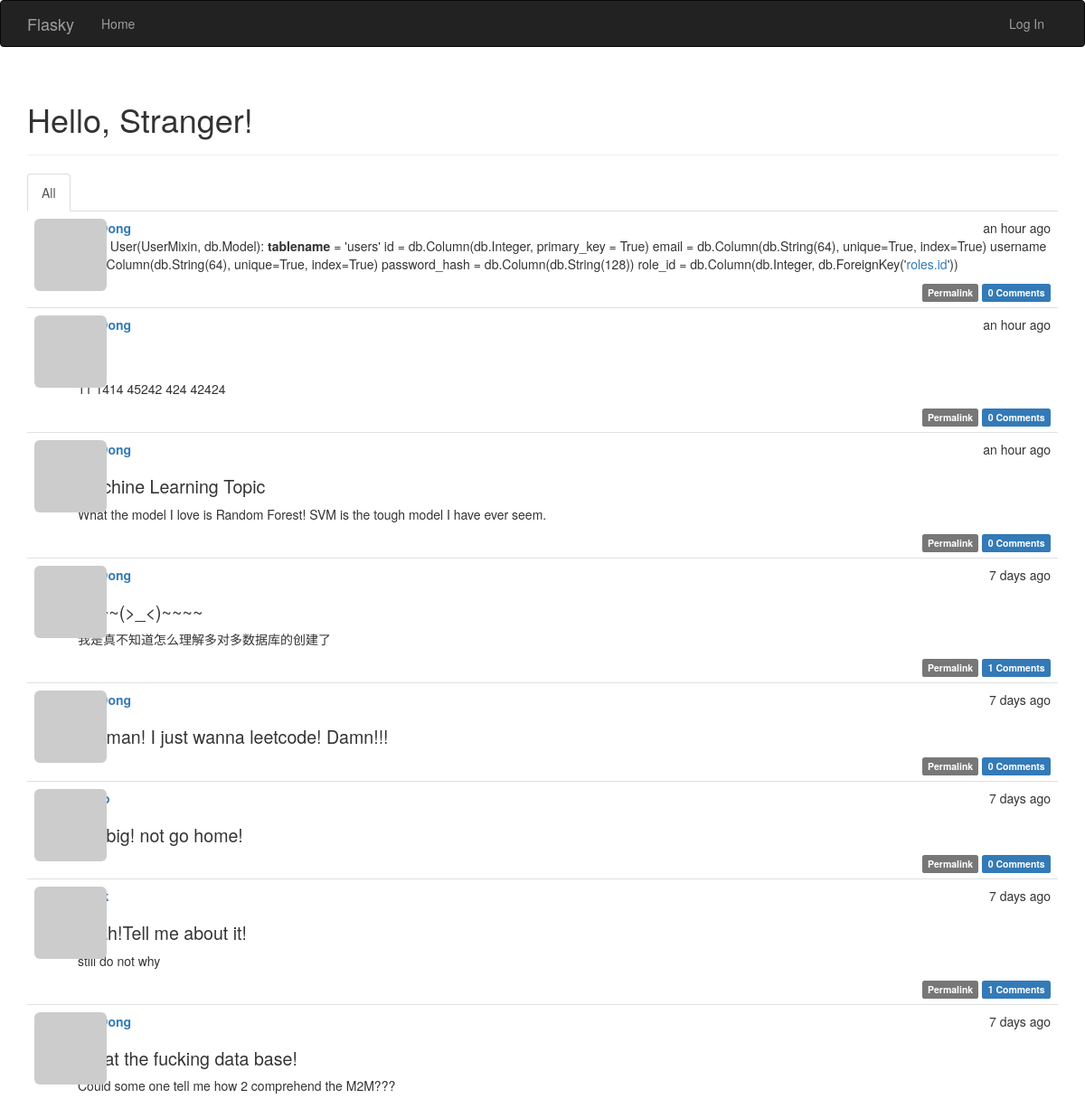
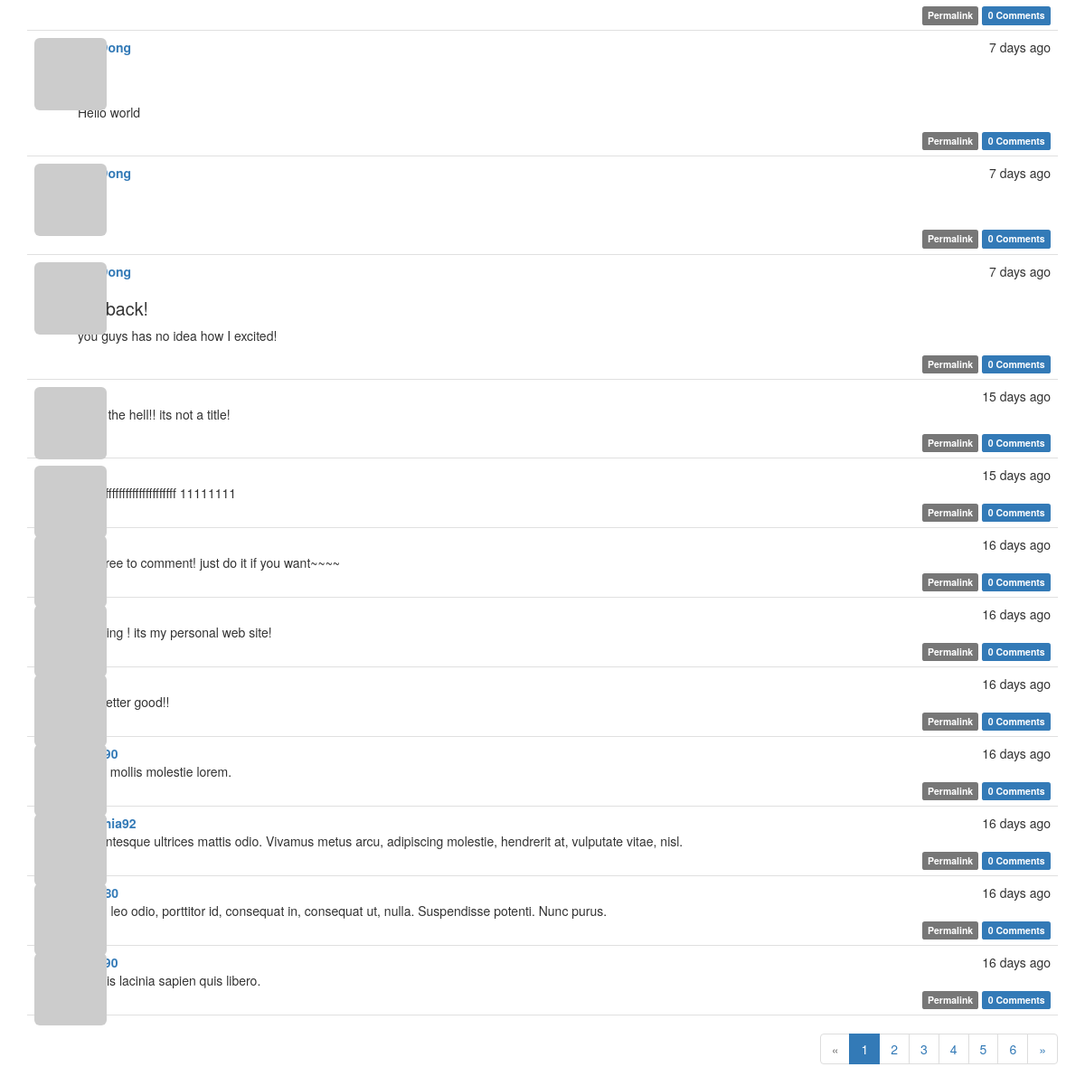
The page / on the database its author committed (2 pictures, top to bottom).
### app/models.py (models this page shows, shortened)
class Post(db.Model):#文章数据
    __tablename__ = 'posts'
    id = db.Column(db.Integer, primary_key=True)
    body = db.Column(db.Text)
    timestamp = db.Column(db.DateTime, index=True, default=datetime.utcnow)
    author_id = db.Column(db.Integer, db.ForeignKey('users.id'))
    body_html = db.Column(db.Text)#转换后的html缓存#Markdown源文本，用于编辑
    comments = db.relationship('Comment', backref='post', lazy='dynamic')

class User(UserMixin,db.Model):
    __tablename__ = 'users'
    id = db.Column(db.Integer, primary_key=True)
    username = db.Column(db.String(64), unique=True, index=True)
    role_id = db.Column(db.Integer, db.ForeignKey('roles.id'))
    email = db.Column(db.String(64), unique=True, index=True)
    password_hash = db.Column(db.String(128))
    confirmed = db.Column(db.Boolean, default=False)#可由confirm()函数决定
    name = db.Column(db.String(64))
    location = db.Column(db.String(64))
    about_me = db.Column(db.Text())#text没有长度限制
    member_since = db.Column(db.DateTime(), default=datetime.utcnow)
    last_seen = db.Column(db.DateTime(), default=datetime.utcnow)#由ping()函数不断刷新
    avatar_hash = db.Column(db.String(32))#储存md5散列值
    posts = db.relationship('Post', backref='author', lazy='dynamic')
    followed = db.relationship('Follow',#没看懂这个是怎么实现的
                               foreign_keys=[Follow.follower_id],
                               backref=db.backref('follower', lazy='joined'),
                               lazy='dynamic',
                               cascade='all, delete-orphan')
    followers = db.relationship('Follow',
                                foreign_keys=[Follow.followed_id],
                                backref=db.backref('followed', lazy='joined'),
                                lazy='dynamic',
                                cascade='all, delete-orphan')
    comments = db.relationship('Comment', backref='author', lazy='dynamic')
    @property
    def password(self):#生成的散列值无法还原密码
        raise AttributeError('password is not a readable attribute')
    def gravatar(self, size=100, default='monsterid', rating='g'):
        url = 'https://secure.gravatar.com/avatar'
        hash = hashlib.md5(self.email.lower().encode('utf-8')).hexdigest()#并不懂为什么要这么写？生成md5散列值？
        return '{url}/{hash}?s={size}&d={default}&r={rating}'.format(
            url=url, hash=hash, size=size, default=default, rating=rating)

### app/main/views.py (the view)
@main.route('/', methods=['GET', 'POST'])
def index():
    form = PostForm()
    if current_user.can(Permission.WRITE) and form.validate_on_submit():
        post = Post(body=form.body.data,
                    author=current_user._get_current_object())#返回真正的用户对象。但是不懂为什么是这个函数？？？
        db.session.add(post)
        db.session.commit()
        return redirect(url_for('.index'))
    page = request.args.get('page', 1, type=int)#获取渲染页数，默认第一页，如果输入类型不是int则返回默认页
    show_followed = False
    if current_user.is_authenticated:
        show_followed = bool(request.cookies.get('show_followed', ''))
    if show_followed:
        query = current_user.followed_posts
    else:
        query = Post.query
    pagination = query.order_by(Post.timestamp.desc()).paginate(#page是必选参数，返回页数
        page, per_page=current_app.config['FLASKY_POSTS_PER_PAGE'],#通过？page=2可以显示第二页
        error_out=False)#False则超出页面是显示空白列表而不是错误
    posts = pagination.items
    return render_template('index.html', form=form, posts=posts,
                           show_followed=show_followed, pagination=pagination)

### app/auth/views.py (called while the page is built)
@auth.before_app_request#调用视图函数前调用，拦截不必要的请求
def before_request():
    if current_user.is_authenticated:
        current_user.ping()#收到用户登录请求时刷新时间
        if not current_user.confirmed \
                and request.endpoint \
                and request.blueprint != 'auth' \
                and request.endpoint != 'static':
            return redirect(url_for('auth.unconfirmed'))

### app/main/__init__.py (called while the page is built)
@main.app_context_processor#全局作用，但是不知道作用是什么
def inject_permissions():
    return dict(Permission=Permission)

### app/models.py (called while the page is built)
    def can(self, permissions):
        return False

    def is_administrator(self):
        return False

### app/templates/index.html (shortened to what this page needs)
{% extends "base.html" %}
{% import "bootstrap/wtf.html" as wtf %}
{% import "_macros.html" as macros %}
{% block page_content %}
<div class="page-header">
    <h1>Hello, {% if current_user.is_authenticated %}{{ current_user.username }}{% else %}Stranger{% endif %}!</h1>
</div>
<div class="post-tabs">
    <ul class="nav nav-tabs">
        <li{% if not show_followed %} class="active"{% endif %}><a href="{{ url_for('.show_all') }}">All</a></li>
    </ul>
    {% include '_posts.html' %}
</div>
{% if pagination %}
<div class="pagination">
    {{ macros.pagination_widget(pagination, '.index') }}
</div>
{% endif %}
{% endblock %}

### app/templates/_posts.html (shortened to what this page needs)
<ul class="posts">
    {% for post in posts %}
    <li class="post">
        <div class="post-thumbnail">
            <a href="{{ url_for('.user', username=post.author.username) }}">
                <img class="img-rounded profile-thumbnail" src="{{ post.author.gravatar(size=40) }}">
            </a>
        </div>
        <div class="post-content">
            <div class="post-date">{{ moment(post.timestamp).fromNow() }}</div>
            <div class="post-author"><a href="{{ url_for('.user', username=post.author.username) }}">{{ post.author.username }}</a></div>
            <div class="post-body">
                {% if post.body_html %}
                    {{ post.body_html | safe }}
                {% else %}
                    {{ post.body }}
                {% endif %}
            </div>
            <div class="post-footer">
                <a href="{{ url_for('.post', id=post.id) }}">
                    <span class="label label-default">Permalink</span>
                </a>
                <a href="{{ url_for('.post', id=post.id) }}#comments">
                    <span class="label label-primary">{{ post.comments.count() }} Comments</span>
                </a>
            </div>
        </div>
    </li>
    {% endfor %}
</ul>

### app/static/styles.css (style rules this page uses)
.profile-thumbnail { position: absolute; }
div.post-tabs { margin-top: 16px; }
ul.posts { list-style-type: none; padding: 0px; margin: 16px 0px 0px 0px; border-top: 1px solid #e0e0e0; }
div.post-tabs ul.posts { margin: 0px; border-top: none; }
ul.posts li.post { padding: 8px; border-bottom: 1px solid #e0e0e0; }
div.post-date { float: right; }
div.post-author { font-weight: bold; }
div.post-thumbnail { position: absolute; }
div.post-content { margin-left: 48px; min-height: 48px; }
div.post-footer { text-align: right; }
div.pagination { width: 100%; text-align: right; padding: 0px; margin: 0px; }
.post-body h1 { font-size: 140%; }

### rows shown on the page
Post: timestamp "an hour ago", body_html "class User(UserMixin, db.Model): tablename = 'users' id = db.Column(db.Integer, primary_key = True) email = db.Column(db.String(64), unique=True, index=True) username = db.Column(db.String(64), unique=True, index=True) password_hash = db.Column(db.String(128)) role_id = db.Column(db.Integer, db.ForeignKey(' roles.id '))", comments.count "0"
Post: timestamp "an hour ago", body_html "11 1414 45242 424 42424", comments.count "0"
Post: timestamp "an hour ago", body_html "Machine Learning Topic What the model I love is Random Forest! SVM is the tough model I have ever seem.", comments.count "0"
Post: timestamp "7 days ago", body_html "~~~~(>_<)~~~~ 我是真不知道怎么理解多对多数据库的创建了", comments.count "1"
Post: timestamp "7 days ago", body_html "Oh man! I just wanna leetcode! Damn!!!", comments.count "0"
Post: timestamp "7 days ago", body_html "Go big! not go home!", comments.count "0"
Post: timestamp "7 days ago", body_html "Yeah!Tell me about it! still do not why", comments.count "1"
Post: timestamp "7 days ago", body_html "What the fucking data base! Could some one tell me how 2 comprehend the M2M???", comments.count "0"
Post: timestamp "7 days ago", body_html "Hello world", comments.count "0"
Post: timestamp "7 days ago", comments.count "0"
Post: timestamp "7 days ago", body_html "I'm back! you guys has no idea how I excited!", comments.count "0"
Post: timestamp "15 days ago", body_html "what the hell!! its not a title!", comments.count "0"
Post: timestamp "15 days ago", body "#fffffffffffffffffffffffffff 11111111", comments.count "0"
Post: timestamp "16 days ago", body "feel free to comment! just do it if you want~~~~", comments.count "0"
Post: timestamp "16 days ago", body "greeting ! its my personal web site!", comments.count "0"
Post: timestamp "16 days ago", body "not better good!!", comments.count "0"
Post: timestamp "16 days ago", body "Nulla mollis molestie lorem.", comments.count "0"
Post: timestamp "16 days ago", author.username "cynthia92", body "Pellentesque ultrices mattis odio. Vivamus metus arcu, adipiscing molestie, hendrerit at, vulputate vitae, nisl.", comments.count "0"
Post: timestamp "16 days ago", body "Proin leo odio, porttitor id, consequat in, consequat ut, nulla. Suspendisse potenti. Nunc purus.", comments.count "0"
Post: timestamp "16 days ago", body "Mauris lacinia sapien quis libero.", comments.count "0"

### other values the page prints
{{ p }} "1"
{{ p }} "2" "3" "4" "5" "6"
